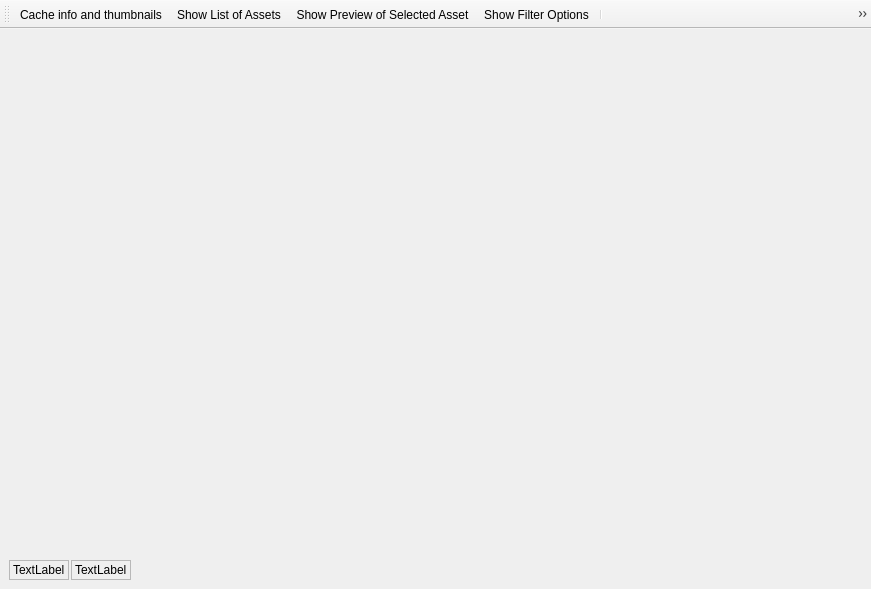
<?xml version="1.0" encoding="UTF-8"?>
<ui version="4.0">
 <class>AssetBrowserDialog</class>
 <widget class="QMainWindow" name="AssetBrowserDialog">
  <property name="geometry">
   <rect>
    <x>0</x>
    <y>0</y>
    <width>871</width>
    <height>589</height>
   </rect>
  </property>
  <property name="windowTitle">
   <string>Asset Browser</string>
  </property>
  <widget class="QWidget" name="centralwidget">
   <layout class="QGridLayout" name="gridLayout" rowstretch="0,1,0">
    <property name="horizontalSpacing">
     <number>2</number>
    </property>
    <item row="0" column="0" colspan="3">
     <widget class="CAssetBrowserSearchDlg" name="m_searchDlg" native="true"/>
    </item>
    <item row="1" column="0" colspan="3">
     <widget class="CAssetViewer" name="m_assetViewer" native="true"/>
    </item>
    <item row="2" column="0">
     <widget class="QLabel" name="m_statusBar0">
      <property name="frameShape">
       <enum>QFrame::StyledPanel</enum>
      </property>
      <property name="text">
       <string>TextLabel</string>
      </property>
     </widget>
    </item>
    <item row="2" column="1">
     <widget class="QLabel" name="m_statusBar1">
      <property name="frameShape">
       <enum>QFrame::StyledPanel</enum>
      </property>
      <property name="text">
       <string>TextLabel</string>
      </property>
     </widget>
    </item>
    <item row="2" column="2">
     <spacer name="horizontalSpacer">
      <property name="orientation">
       <enum>Qt::Horizontal</enum>
      </property>
      <property name="sizeHint" stdset="0">
       <size>
        <width>738</width>
        <height>20</height>
       </size>
      </property>
     </spacer>
    </item>
   </layout>
  </widget>
  <widget class="QToolBar" name="toolBar">
   <property name="windowTitle">
    <string>AssetBrowserToolBar</string>
   </property>
   <property name="iconSize">
    <size>
     <width>32</width>
     <height>32</height>
    </size>
   </property>
   <property name="floatable">
    <bool>false</bool>
   </property>
   <attribute name="toolBarArea">
    <enum>TopToolBarArea</enum>
   </attribute>
   <attribute name="toolBarBreak">
    <bool>false</bool>
   </attribute>
   <addaction name="actionBuildCache"/>
   <addaction name="actionShowList"/>
   <addaction name="actionShowPreview"/>
   <addaction name="actionShowFilters"/>
   <addaction name="separator"/>
   <addaction name="actionSelectInViewport"/>
   <addaction name="actionSelectFromViewport"/>
  </widget>
  <action name="actionBuildCache">
   <property name="icon">
    <iconset resource="AssetBrowser.qrc">
     <normaloff>:/AssetBrowser/ab_toolbar_00.png</normaloff>:/AssetBrowser/ab_toolbar_00.png</iconset>
   </property>
   <property name="text">
    <string>Cache info and thumbnails</string>
   </property>
   <property name="toolTip">
    <string>Cache info and thumbnails</string>
   </property>
  </action>
  <action name="actionShowList">
   <property name="checkable">
    <bool>true</bool>
   </property>
   <property name="icon">
    <iconset resource="AssetBrowser.qrc">
     <normaloff>:/AssetBrowser/ab_toolbar_01.png</normaloff>:/AssetBrowser/ab_toolbar_01.png</iconset>
   </property>
   <property name="text">
    <string>Show List of Assets</string>
   </property>
   <property name="toolTip">
    <string>Show list of Assets including Path, LOD's, Triangles, Submeshes, Materials, Tags</string>
   </property>
  </action>
  <action name="actionShowFilters">
   <property name="checkable">
    <bool>true</bool>
   </property>
   <property name="icon">
    <iconset resource="AssetBrowser.qrc">
     <normaloff>:/AssetBrowser/ab_toolbar_03.png</normaloff>:/AssetBrowser/ab_toolbar_03.png</iconset>
   </property>
   <property name="text">
    <string>Show Filter Options</string>
   </property>
   <property name="toolTip">
    <string>Show Filter Options</string>
   </property>
  </action>
  <action name="actionShowPreview">
   <property name="checkable">
    <bool>true</bool>
   </property>
   <property name="icon">
    <iconset resource="AssetBrowser.qrc">
     <normaloff>:/AssetBrowser/ab_toolbar_02.png</normaloff>:/AssetBrowser/ab_toolbar_02.png</iconset>
   </property>
   <property name="text">
    <string>Show Preview of Selected Asset</string>
   </property>
   <property name="toolTip">
    <string>Show Preview of Selected Asset</string>
   </property>
  </action>
  <action name="actionSelectInViewport">
   <property name="icon">
    <iconset resource="AssetBrowser.qrc">
     <normaloff>:/AssetBrowser/ab_toolbar_06.png</normaloff>:/AssetBrowser/ab_toolbar_06.png</iconset>
   </property>
   <property name="text">
    <string>Select objects in viewport using the selected assets</string>
   </property>
  </action>
  <action name="actionSelectFromViewport">
   <property name="icon">
    <iconset resource="AssetBrowser.qrc">
     <normaloff>:/AssetBrowser/ab_toolbar_07.png</normaloff>:/AssetBrowser/ab_toolbar_07.png</iconset>
   </property>
   <property name="text">
    <string>Select assets used by the viewport selected objects</string>
   </property>
  </action>
 </widget>
 <customwidgets>
  <customwidget>
   <class>CAssetBrowserSearchDlg</class>
   <extends>QWidget</extends>
   <header>AssetBrowser/AssetBrowserSearchDlg.h</header>
   <container>1</container>
  </customwidget>
  <customwidget>
   <class>CAssetViewer</class>
   <extends>QWidget</extends>
   <header>Controls/AssetViewer.h</header>
   <container>1</container>
  </customwidget>
 </customwidgets>
 <resources>
  <include location="AssetBrowser.qrc"/>
 </resources>
 <connections/>
</ui>
